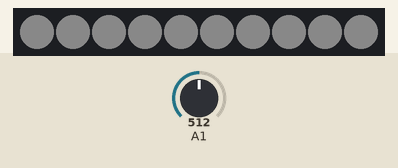
Recording of a sketch running on a simulated Arduino Uno, built with avr-gcc and run on an emulated ATmega328P. On the bench: 10 RGB LEDs in strip order, left to right. The test bench sets the inputs (shaded band); at power-on: A1 = 512. Dim RGB values are drawn brighter than linear.

Above: at 1.2 s.
1.3 s: A1 set to 404
At 2.0 s:
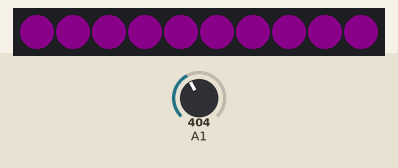
2.8 s: A1 set to 380
At 3.1 s:
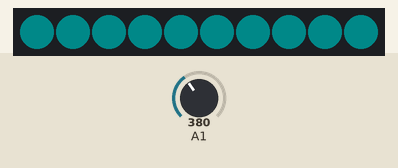
4.3 s: A1 set to 412
At 5.4 s:
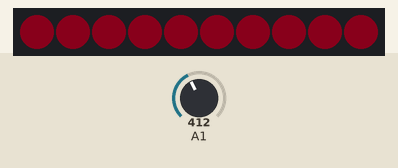
5.8 s: A1 set to 392
At 6.6 s:
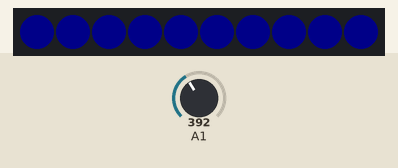
7.3 s: A1 set to 368
At 7.8 s:
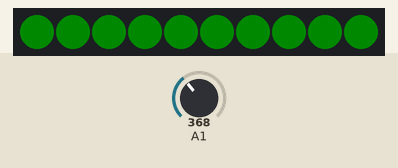
8.8 s: A1 set to 332
At 10.1 s:
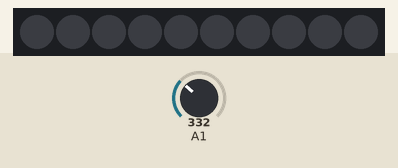
Timing chart, 0 to 11.3 s (numbered marks = the images above; inputs shaded):
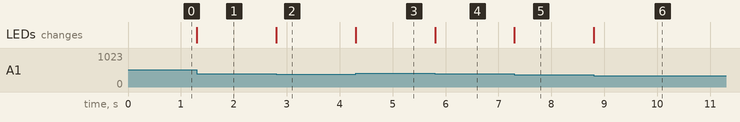

Measured:
- after the input at 1.3 s, the LEDs: change at once (image 1)
- after the input at 2.8 s, the LEDs: change at once (image 2)
- after the input at 4.3 s, the LEDs: change at once (image 3)
- after the input at 5.8 s, the LEDs: change at once (image 4)
- after the input at 7.3 s, the LEDs: change at once (image 5)
- after the input at 8.8 s, the LEDs: change at once (image 6)

The sketch:

LEDFrisbee.ino
```cpp
#include <Adafruit_NeoPixel.h>
int acceleration;
int leds = 10;
int red = 0;
int green = 0;
int blue = 0;
Adafruit_NeoPixel strip = Adafruit_NeoPixel(leds, 1, NEO_GRB + NEO_KHZ800);

void setup() {
  acceleration = 0;
  strip.begin();
  strip.setBrightness(10);
  strip.show();
}

void loop() {
  acceleration = analogRead(1);
  acceleration = acceleration - (acceleration % 3);//each color is grouped for 3 acceleration values
  if(acceleration<342){
    red = 10;
    green = 10;
    blue = 10;
  }
  /*colors are assigned according to the proper linear equation.
  This allows for a wide range of colors to be utilized.*/
  else if(acceleration<354){ //red to yellow
    red = 255;
    green = acceleration * 21.25 - 7267.5;
    blue = 0;
  }
  else if(acceleration<366){ //yellow to green
    red = acceleration * (-21.25) + 7777.5;
    green = 255;
    blue = 0;
  }
  else if(acceleration<378){
    red = 0;
    green = 255;
    blue = acceleration * 21.25 - 7777.5;
  }
  else if(acceleration<390){
    red = 0;
    green = acceleration * (-21.25) + 8287.5;
    blue = 255;
  }
  else if(acceleration<402){
    red = acceleration * 21.25 - 8287.5;
    green = 0;
    blue = 255;
  }
  else if(acceleration<414){
    red = 255;
    green = 0;
    blue = acceleration * (-21.25) + 8797.5;
  }
  else if (acceleration>413){//white at any value above 416, this is a rare case
    red = 255;
    green = 255;
    blue = 255;
  }
  for (int i=0;i<leds;i=1+i) {
      strip.setPixelColor(i,red, green, blue);
    }
    strip.show();
}
```
